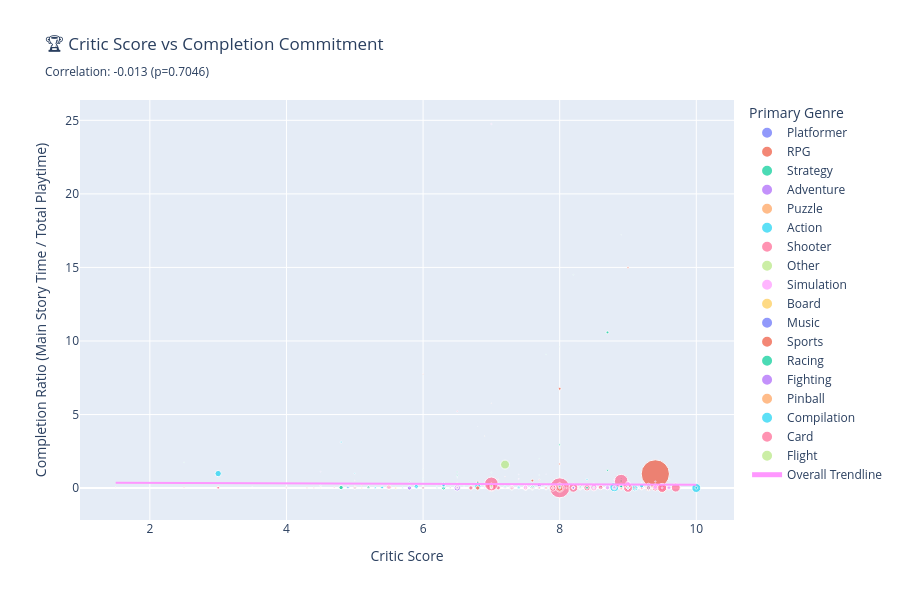

This figure's notebook cell:
### Markdown cell above
## 4. Completion Behavior: Do Critics Find Quality?

**Question:** Do well-reviewed games have more committed players who finish the game?

**What to look for:**
- Higher completion rate with better scores = Critics identify quality ✅
- Shows if reviews lead to satisfied players (word-of-mouth effect)

### Code cell
# Filter data with valid completion metrics
df_completion = df_analysis[
    (df_analysis['main_story'] > 0) & 
    (df_analysis['median_playtime'] > 0)
].copy()

# Calculate completion ratio (how much of playtime is spent on main story)
df_completion['completion_ratio'] = df_completion['main_story'] / df_completion['median_playtime']

# Calculate correlation
corr_comp, p_value_comp = stats.pearsonr(df_completion['critic_score'], df_completion['completion_ratio'])

# Create scatter plot
fig = px.scatter(
    df_completion,
    x='critic_score',
    y='completion_ratio',
    color='primary_genre',
    size='owners_midpoint',
    hover_data=['title', 'main_story', 'median_playtime'],
    title=f'🏆 Critic Score vs Completion Commitment<br><sub>Correlation: {corr_comp:.3f} (p={p_value_comp:.4f})</sub>',
    labels={
        'critic_score': 'Critic Score',
        'completion_ratio': 'Completion Ratio (Main Story Time / Total Playtime)'
    },
    trendline='ols',
    trendline_scope='overall',
    height=600
)

fig.update_layout(
    showlegend=True,
    legend=dict(title='Primary Genre', orientation='v', x=1.02, y=1)
)

fig.show()

print(f"\n💡 Key Insight: Correlation = {corr_comp:.3f}")
if corr_comp > 0.3:
    print("✅ Strong relationship! Better reviews = More players finish the game")
elif corr_comp > 0.1:
    print("⚠️ Weak relationship. Quality doesn't guarantee completion")
else:
    print("❌ No relationship. Completion is independent of review scores")

### Figure 1 — Plotly figure (JSON) as saved in the notebook; plotly's stock layout.template omitted (floating-point values rounded to 4 significant figures; data arrays with more than 128 entries replaced by an {"elided": "..."} marker saying what was removed)
{"data": [{"customdata": [["1001 Spikes", 7.14, 215], ["140", 1.2, 274], ["A.R.E.S.: Extinction Agenda", 2.38, 191], ["And Yet It Moves", 3.05, 22], ["Bionic Commando Rearmed", 5.02, 16], ["Bit.Trip Runner", 8.44, 202], ["Braid", 5.07, 251], ["Capsized", 3.87, 153], ["DuckTales Remastered", 3.68, 313], ["Fez", 5.98, 198], ["Grow Home", 2.57, 162], ["Grow Up", 4.01, 323], ["Hell Yeah! Wrath of the Dead Rabbit", 7.41, 146], ["Limbo", 3.58, 127], ["Lovers in a Dangerous Spacetime", 5.64, 249], ["Mushroom 11", 5.4, 455], ["Pid", 9.48, 65], ["Prince of Persia", 11.43, 399], ["Psychonauts", 12.01, 232], ["Rayman Origins", 10.99, 497], ["Shovel Knight", 6.67, 611], ["Snapshot", 4.5, 89], ["SteamWorld Dig", 5.04, 250], ["The Swapper", 5.1, 184], ["They Bleed Pixels", 8.75, 390], ["Thomas Was Alone", 3.53, 81], ["Tobe's Vertical Adventure", 2.06, 17], ["VVVVVV", 2.4, 74]], "hovertemplate": "primary_genre=Platformer<br>Critic Score=%{x}<br>Completion Ratio (Main Story Time / Total Playtime)=%{y}<br>owners_midpoint=%{marker.size}<br>title=%{customdata[0]}<br>main_story=%{customdata[1]}<br>median_playtime=%{customdata[2]}<extra></extra>", "legendgroup": "Platformer", "marker": {"color": "#636efa", "size": [75000, 350000, 150000, 350000, 350000, 750000, 1500000, 350000, 350000, 1500000, 350000, 75000, 1500000, 3500000, 350000, 150000, 750000, 350000, 3500000, 350000, 750000, 350000, 750000, 750000, 350000, 750000, 75000, 1500000], "sizemode": "area", "sizeref": 375000, "symbol": "circle"}, "mode": "markers", "name": "Platformer", "orientation": "v", "showlegend": true, "type": "scatter", "x": [8.0, 8.0, 7.5, 8.4, 9.3, 7.0, 8.8, 8.5, 7.0, 9.5, 8.8, 7.8, 4.9, 9.0, 8.5, 9.0, 7.8, 9.3, 8.7, 9.5, 9.0, 5.0, 9.5, 9.3, 8.2, 8.0, 8.0, 7.5], "xaxis": "x", "y": [0.03321, 0.00438, 0.01246, 0.1386, 0.3137, 0.04178, 0.0202, 0.02529, 0.01176, 0.0302, 0.01586, 0.01241, 0.05075, 0.02819, 0.02265, 0.01187, 0.1458, 0.02865, 0.05177, 0.02211, 0.01092, 0.05056, 0.02016, 0.02772, 0.02244, 0.04358, 0.1212, 0.03243], "yaxis": "y"}, {"customdata": {"elided": "86x3 mixed values"}, "hovertemplate": "primary_genre=RPG<br>Critic Score=%{x}<br>Completion Ratio (Main Story Time / Total Playtime)=%{y}<br>owners_midpoint=%{marker.size}<br>title=%{customdata[0]}<br>main_story=%{customdata[1]}<br>median_playtime=%{customdata[2]}<extra></extra>", "legendgroup": "RPG", "marker": {"color": "#EF553B", "size": [350000, 350000, 750000, 750000, 350000, 1500000, 750000, 150000, 350000, 750000, 3500000, 3500000, 75000, 350000, 750000, 750000, 150000000, 750000, 350000, 750000, 750000, 750000, 1500000, 750000, 75000, 3500000, 7500000, 75000, 750000, 350000, 350000, 350000, 350000, 750000, 150000, 10000, 750000, 350000, 150000, 750000, 1500000, 1500000, 1500000, 1500000, 150000, 1500000, 3500000, 1500000, 150000, 350000, 1500000, 350000, 3500000, 750000, 1500000, 750000, 1500000, 150000, 350000, 350000, 1500000, 3500000, 1500000, 3500000, 3500000, 3500000, 3500000, 3500000, 3500000, 3500000, 3500000, 1500000, 1500000, 1500000, 15000000, 3500000, 150000, 3500000, 3500000, 7500000, 350000, 1500000, 750000, 3500000, 750000, 750000], "sizemode": "area", "sizeref": 375000, "symbol": "circle"}, "mode": "markers", "name": "RPG", "orientation": "v", "showlegend": true, "type": "scatter", "x": [8.8, 7.0, 8.0, 7.8, 7.8, 7.6, 9.3, 6.5, 8.0, 8.0, 9.1, 7.0, 6.8, 9.0, 7.0, 7.6, 9.4, 9.0, 5.1, 8.5, 6.5, 8.5, 8.0, 9.0, 7.0, 9.0, 9.5, 7.0, 8.0, 9.0, 7.0, 7.7, 8.1, 9.0, 5.0, 6.0, 8.5, 8.6, 7.3, 7.4, 9.2, 9.6, 9.6, 9.5, 7.3, 8.0, 8.1, 7.5, 7.7, 5.2, 9.0, 7.5, 8.5, 8.6, 6.5, 5.2, 9.0, 6.5, 7.8, 6.5, 7.3, 9.0, 6.8, 7.6, 9.0, 6.5, 9.0, 8.7, 8.8, 7.5, 9.0, 8.9, 9.3, 7.8, 9.5, 8.3, 4.9, 8.5, 9.0, 9.3, 8.0, 7.5, 6.0, 10.0, 8.4, 8.4], "xaxis": "x", "y": [0.002668, 0.2275, 1.637, 0.1744, 0.1075, 0.511, 0.01369, 0.0253, 0.02445, 0.01979, 0.09183, 0.01942, 0.03163, 0.09663, 0.3931, 0.009675, 0.9639, 0.01396, 0.2186, 0.01858, 0.00982, 0.0142, 6.753, 15.0, 5.77, 0.01882, 0.009504, 0.05723, 0.05352, 0.42, 0.02109, 0.09783, 0.09747, 0.1847, 0.04715, 0.05021, 0.04536, 0.01958, 0.03509, 0.05668, 0.02681, 0.03346, 0.03346, 0.0333, 0.1467, 0.06953, 0.03942, 0.03592, 0.2626, 0.06573, 0.01659, 0.01165, 0.0529, 0.04283, 0.0207, 0.04272, 0.02554, 0.05276, 0.08301, 0.0282, 0.04837, 0.01811, 0.3977, 0.01094, 0.2546, 0.03172, 0.07283, 0.03943, 0.03091, 0.0191, 0.00174, 0.007921, 0.04384, 0.01525, 0.00895, 0.1433, 0.2824, 0.1053, 0.07547, 0.02576, 0.04687, 0.01768, 0.07479, 0.01571, 0.1125, 0.06511], "yaxis": "y"}, {"customdata": {"elided": "143x3 mixed values"}, "hovertemplate": "primary_genre=Strategy<br>Critic Score=%{x}<br>Completion Ratio (Main Story Time / Total Playtime)=%{y}<br>owners_midpoint=%{marker.size}<br>title=%{customdata[0]}<br>main_story=%{customdata[1]}<br>median_playtime=%{customdata[2]}<extra></extra>", "legendgroup": "Strategy", "marker": {"color": "#00cc96", "size": {"elided": "143 int values"}, "sizemode": "area", "sizeref": 375000, "symbol": "circle"}, "mode": "markers", "name": "Strategy", "orientation": "v", "showlegend": true, "type": "scatter", "x": {"elided": "143 float values"}, "xaxis": "x", "y": {"elided": "143 float values"}, "yaxis": "y"}, {"customdata": {"elided": "82x3 mixed values"}, "hovertemplate": "primary_genre=Adventure<br>Critic Score=%{x}<br>Completion Ratio (Main Story Time / Total Playtime)=%{y}<br>owners_midpoint=%{marker.size}<br>title=%{customdata[0]}<br>main_story=%{customdata[1]}<br>median_playtime=%{customdata[2]}<extra></extra>", "legendgroup": "Adventure", "marker": {"color": "#ab63fa", "size": [350000, 75000, 3500000, 3500000, 350000, 350000, 3500000, 3500000, 150000, 350000, 750000, 350000, 1500000, 75000, 7500000, 35000, 350000, 75000, 350000, 150000, 350000, 750000, 350000, 350000, 750000, 75000, 350000, 350000, 750000, 350000, 350000, 350000, 750000, 350000, 3500000, 75000, 3500000, 10000, 7500000, 750000, 750000, 750000, 350000, 1500000, 75000, 150000, 750000, 75000, 750000, 1500000, 1500000, 350000, 350000, 150000, 350000, 750000, 150000, 75000, 35000, 150000, 350000, 750000, 150000, 350000, 750000, 750000, 1500000, 350000, 350000, 10000, 750000, 150000, 350000, 750000, 1500000, 3500000, 750000, 1500000, 350000, 750000, 3500000, 150000], "sizemode": "area", "sizeref": 375000, "symbol": "circle"}, "mode": "markers", "name": "Adventure", "orientation": "v", "showlegend": true, "type": "scatter", "x": [5.5, 3.5, 8.5, 8.3, 7.3, 5.5, 8.0, 7.5, 5.5, 9.0, 9.5, 8.4, 8.2, 5.5, 7.9, 7.8, 8.8, 5.8, 8.0, 7.4, 6.5, 8.1, 6.0, 6.2, 9.3, 7.0, 9.0, 8.0, 9.3, 8.0, 8.5, 6.5, 10.0, 7.0, 7.7, 6.2, 5.8, 7.2, 6.5, 8.5, 6.0, 8.1, 7.9, 7.7, 6.2, 7.9, 5.5, 7.4, 7.8, 8.0, 6.3, 8.2, 4.0, 6.8, 8.5, 6.0, 4.5, 7.0, 7.0, 5.5, 6.5, 8.1, 7.4, 6.8, 8.3, 8.6, 9.0, 6.8, 8.0, 6.8, 7.3, 7.8, 7.9, 8.7, 7.4, 8.8, 8.5, 6.8, 9.4, 8.0, 9.0, 8.5], "xaxis": "x", "y": [0.1548, 0.08884, 0.1939, 0.03366, 0.02843, 0.03599, 0.002422, 0.00356, 0.002634, 0.1725, 0.01369, 0.008624, 0.01987, 0.01069, 0.04754, 0.9529, 0.02198, 0.0113, 0.01075, 0.616, 0.06567, 0.02695, 0.02799, 0.2391, 0.0158, 0.03377, 0.07093, 0.03415, 0.03398, 0.006, 0.01651, 0.05476, 0.008701, 0.005174, 0.2105, 0.006123, 0.01413, 0.008941, 0.01538, 0.03203, 0.03226, 0.0212, 0.01497, 0.03705, 0.02387, 0.06749, 0.02003, 0.9271, 0.00964, 0.05645, 0.138, 0.01162, 0.02133, 0.01538, 0.02188, 0.03091, 1.108, 0.03667, 0.1053, 0.1282, 0.04565, 0.0262, 0.6262, 0.007476, 0.03534, 0.03335, 0.004073, 0.1313, 0.01275, 4.203, 0.06912, 0.0476, 0.0883, 0.07064, 0.01092, 0.01098, 0.01733, 0.05714, 0.4446, 0.04414, 0.02571, 0.008813], "yaxis": "y"}, {"customdata": [["A Virus Named Tom", 4.12, 97], ["Antichamber", 5.94, 181], ["Bejeweled 3", 4.51, 158], ["Contrast", 3.27, 91], ["Crayon Physics Deluxe", 3.95, 26], ["Crazy Machines 2", 22, 66], ["Gunpoint", 3.04, 242], ["Human Fall Flat", 6.34, 245], ["I Am Bread", 2.83, 168], ["Little Inferno", 3.37, 246], ["Luxor 3", 7.07, 102], ["NightSky", 2.65, 32], ["Osmos", 5.73, 27], ["Peggle Nights", 3.64, 237], ["Pony Island", 2.4, 289], ["Quadrilateral Cowboy", 4.73, 316], ["Quantum Conundrum", 6.26, 220], ["QUBE", 3.32, 76], ["Roogoo", 2.43, 4], ["Rush", 11.21, 56], ["Safecracker: The Ultimate Puzzle Adventure", 3.54, 1], ["Scribblenauts Unlimited", 7.25, 390], ["Scribblenauts Unmasked: A DC Comics Adventure", 6.48, 124], ["Storm", 2.71, 217], ["The Talos Principle", 15.65, 186], ["The Turing Test", 5.1, 434], ["The UnderGarden", 5.29, 23], ["The Witness", 17.01, 674], ["Tiny Brains", 2.15, 132], ["Vessel", 9.6, 25], ["World of Goo", 5.99, 277], ["Zen Bound 2", 4.32, 133]], "hovertemplate": "primary_genre=Puzzle<br>Critic Score=%{x}<br>Completion Ratio (Main Story Time / Total Playtime)=%{y}<br>owners_midpoint=%{marker.size}<br>title=%{customdata[0]}<br>main_story=%{customdata[1]}<br>median_playtime=%{customdata[2]}<extra></extra>", "legendgroup": "Puzzle", "marker": {"color": "#FFA15A", "size": [350000, 1500000, 350000, 350000, 750000, 150000, 750000, 3500000, 750000, 750000, 35000, 750000, 750000, 350000, 350000, 75000, 350000, 350000, 75000, 350000, 75000, 1500000, 350000, 35000, 1500000, 350000, 35000, 750000, 75000, 350000, 1500000, 350000], "sizemode": "area", "sizeref": 375000, "symbol": "circle"}, "mode": "markers", "name": "Puzzle", "orientation": "v", "showlegend": true, "type": "scatter", "x": [7.0, 8.6, 8.0, 7.5, 8.8, 6.8, 9.0, 7.9, 7.2, 5.0, 7.5, 7.5, 8.5, 8.4, 9.0, 8.5, 8.0, 6.5, 7.1, 8.0, 6.9, 8.8, 9.1, 4.0, 8.3, 7.0, 6.5, 10.0, 4.5, 8.0, 9.0, 7.5], "xaxis": "x", "y": [0.04247, 0.03282, 0.02854, 0.03593, 0.1519, 0.3333, 0.01256, 0.02588, 0.01685, 0.0137, 0.06931, 0.08281, 0.2122, 0.01536, 0.008304, 0.01497, 0.02845, 0.04368, 0.6075, 0.2002, 3.54, 0.01859, 0.05226, 0.01249, 0.08414, 0.01175, 0.23, 0.02524, 0.01629, 0.384, 0.02162, 0.03248], "yaxis": "y"}, {"customdata": {"elided": "200x3 mixed values"}, "hovertemplate": "primary_genre=Action<br>Critic Score=%{x}<br>Completion Ratio (Main Story Time / Total Playtime)=%{y}<br>owners_midpoint=%{marker.size}<br>title=%{customdata[0]}<br>main_story=%{customdata[1]}<br>median_playtime=%{customdata[2]}<extra></extra>", "legendgroup": "Action", "marker": {"color": "#19d3f3", "size": {"elided": "200 int values"}, "sizemode": "area", "sizeref": 375000, "symbol": "circle"}, "mode": "markers", "name": "Action", "orientation": "v", "showlegend": true, "type": "scatter", "x": {"elided": "200 float values"}, "xaxis": "x", "y": {"elided": "200 float values"}, "yaxis": "y"}, {"customdata": {"elided": "153x3 mixed values"}, "hovertemplate": "primary_genre=Shooter<br>Critic Score=%{x}<br>Completion Ratio (Main Story Time / Total Playtime)=%{y}<br>owners_midpoint=%{marker.size}<br>title=%{customdata[0]}<br>main_story=%{customdata[1]}<br>median_playtime=%{customdata[2]}<extra></extra>", "legendgroup": "Shooter", "marker": {"color": "#FF6692", "size": {"elided": "153 int values"}, "sizemode": "area", "sizeref": 375000, "symbol": "circle"}, "mode": "markers", "name": "Shooter", "orientation": "v", "showlegend": true, "type": "scatter", "x": {"elided": "153 float values"}, "xaxis": "x", "y": {"elided": "153 float values"}, "yaxis": "y"}, {"customdata": [["Analogue: A Hate Story", 3.08, 167], ["Blueberry Garden", 1.3, 9]], "hovertemplate": "primary_genre=Other<br>Critic Score=%{x}<br>Completion Ratio (Main Story Time / Total Playtime)=%{y}<br>owners_midpoint=%{marker.size}<br>title=%{customdata[0]}<br>main_story=%{customdata[1]}<br>median_playtime=%{customdata[2]}<extra></extra>", "legendgroup": "Other", "marker": {"color": "#B6E880", "size": [150000, 35000], "sizemode": "area", "sizeref": 375000, "symbol": "circle"}, "mode": "markers", "name": "Other", "orientation": "v", "showlegend": true, "type": "scatter", "x": [7.0, 6.0], "xaxis": "x", "y": [0.01844, 0.1444], "yaxis": "y"}, {"customdata": [["Anno 2205", 18.07, 3613], ["Banished", 15.24, 825], ["Cities: Skylines", 27.39, 444], ["Cities in Motion", 24.75, 1], ["Cities in Motion 2", 32.22, 207], ["Cities XL", 12.75, 51], ["Combat Wings: Battle of Britain", 3.11, 25], ["Consortium", 4.47, 142], ["Flight Control HD", 1.69, 85], ["From Dust", 6.7, 399], ["FTL: Faster Than Light", 12.28, 633], ["Gone Home", 1.99, 129], ["Kerbal Space Program", 113.0, 351], ["Papers, Please", 5.01, 214], ["Patrician III", 55.58, 149], ["Project Highrise", 9.95, 351], ["Railroad Tycoon 3", 26.17, 46], ["Rebel Galaxy", 21.99, 912], ["Reus", 8.26, 195], ["RollerCoaster Tycoon 2: Wacky Worlds", 12, 262], ["RollerCoaster Tycoon 3", 16.13, 4878], ["Sid Meier's Civilization: Beyond Earth", 16.99, 1552], ["Sid Meier's Railroads!", 15.04, 253], ["Silent Hunter: Wolves of the Pacific", 35, 134], ["Space Colony", 35.97, 404], ["Spacebase DF-9", 4, 228], ["Spore", 12.38, 764], ["Surgeon Simulator 2013", 3.26, 258], ["The Sims 2", 25.66, 499], ["The Sims 3", 52.56, 499], ["The Sims 3 (Collector's Edition)", 52.56, 499], ["The Sims 4", 22.16, 499], ["Thrillville: Off the Rails", 7.23, 17], ["Trauma", 2.17, 7], ["X2: The Threat", 35.11, 732], ["X3: Reunion", 24.77, 1232], ["X3: Terran Conflict", 48.42, 1273]], "hovertemplate": "primary_genre=Simulation<br>Critic Score=%{x}<br>Completion Ratio (Main Story Time / Total Playtime)=%{y}<br>owners_midpoint=%{marker.size}<br>title=%{customdata[0]}<br>main_story=%{customdata[1]}<br>median_playtime=%{customdata[2]}<extra></extra>", "legendgroup": "Simulation", "marker": {"color": "#FF97FF", "size": [350000, 1500000, 7500000, 350000, 750000, 150000, 150000, 350000, 75000, 350000, 3500000, 750000, 3500000, 3500000, 150000, 350000, 350000, 750000, 750000, 750000, 150000, 1500000, 750000, 75000, 150000, 150000, 3500000, 1500000, 3500000, 3500000, 3500000, 3500000, 35000, 350000, 350000, 350000, 750000], "sizemode": "area", "sizeref": 375000, "symbol": "circle"}, "mode": "markers", "name": "Simulation", "orientation": "v", "showlegend": true, "type": "scatter", "x": [7.0, 8.3, 8.5, 7.0, 7.5, 8.1, 7.0, 7.2, 8.0, 8.5, 9.6, 9.5, 9.0, 8.7, 9.2, 7.0, 8.8, 8.0, 6.8, 5.5, 8.5, 7.9, 8.0, 8.8, 7.5, 6.8, 8.8, 7.8, 9.4, 8.9, 8.9, 7.5, 7.9, 7.0, 7.3, 8.0, 8.0], "xaxis": "x", "y": [0.005001, 0.01847, 0.06169, 24.75, 0.1557, 0.25, 0.1244, 0.03148, 0.01988, 0.01679, 0.0194, 0.01543, 0.322, 0.02341, 0.373, 0.02835, 0.5689, 0.02411, 0.04236, 0.0458, 0.003307, 0.01095, 0.05945, 0.2612, 0.08903, 0.01754, 0.0162, 0.01264, 0.05142, 0.1053, 0.1053, 0.04441, 0.4253, 0.31, 0.04796, 0.02011, 0.03804], "yaxis": "y"}, {"customdata": [["Armello", 1.99, 1606], ["The Witcher Adventure Game", 5.14, 27]], "hovertemplate": "primary_genre=Board<br>Critic Score=%{x}<br>Completion Ratio (Main Story Time / Total Playtime)=%{y}<br>owners_midpoint=%{marker.size}<br>title=%{customdata[0]}<br>main_story=%{customdata[1]}<br>median_playtime=%{customdata[2]}<extra></extra>", "legendgroup": "Board", "marker": {"color": "#FECB52", "size": [750000, 150000], "sizemode": "area", "sizeref": 375000, "symbol": "circle"}, "mode": "markers", "name": "Board", "orientation": "v", "showlegend": true, "type": "scatter", "x": [5.6, 6.9], "xaxis": "x", "y": [0.001239, 0.1904], "yaxis": "y"}, {"customdata": [["Audiosurf", 7.76, 507], ["Audiosurf 2", 10.68, 507], ["Crypt of the Necrodancer", 13.89, 290], ["Soundodger", 2.19, 130]], "hovertemplate": "primary_genre=Music<br>Critic Score=%{x}<br>Completion Ratio (Main Story Time / Total Playtime)=%{y}<br>owners_midpoint=%{marker.size}<br>title=%{customdata[0]}<br>main_story=%{customdata[1]}<br>median_playtime=%{customdata[2]}<extra></extra>", "legendgroup": "Music", "marker": {"color": "#636efa", "size": [350000, 350000, 1500000, 75000], "sizemode": "area", "sizeref": 375000, "symbol": "circle"}, "mode": "markers", "name": "Music", "orientation": "v", "showlegend": true, "type": "scatter", "x": [8.6, 7.5, 8.8, 7.3], "xaxis": "x", "y": [0.01531, 0.02107, 0.0479, 0.01685], "yaxis": "y"}, {"customdata": [["Blood Bowl", 6.12, 380], ["Blood Bowl II", 15.66, 1433], ["Dangerous Golf", 7.76, 1], ["Football Manager 2012", 364.4, 23360], ["Football Manager 2013", 222.0, 23360], ["Football Manager 2014", 497.5, 23360], ["Football Manager 2015", 394.1, 23360], ["FreeStyle Street Basketball", 5.95, 755], ["NBA 2K10", 23.85, 4672], ["NBA 2K11", 34.81, 4672], ["NBA 2K13", 64.76, 4672], ["NBA 2K15", 56.66, 4672], ["NBA 2K9", 5, 2803], ["OlliOlli", 3.93, 16], ["Rocket League", 4.59, 1462]], "hovertemplate": "primary_genre=Sports<br>Critic Score=%{x}<br>Completion Ratio (Main Story Time / Total Playtime)=%{y}<br>owners_midpoint=%{marker.size}<br>title=%{customdata[0]}<br>main_story=%{customdata[1]}<br>median_playtime=%{customdata[2]}<extra></extra>", "legendgroup": "Sports", "marker": {"color": "#EF553B", "size": [350000, 350000, 150000, 1500000, 1500000, 1500000, 1500000, 3500000, 750000, 750000, 750000, 750000, 350000, 150000, 7500000], "sizemode": "area", "sizeref": 375000, "symbol": "circle"}, "mode": "markers", "name": "Sports", "orientation": "v", "showlegend": true, "type": "scatter", "x": [6.4, 7.8, 6.0, 9.0, 9.0, 8.0, 8.9, 6.8, 7.9, 8.0, 9.1, 7.8, 8.0, 7.7, 8.0], "xaxis": "x", "y": [0.01611, 0.01093, 7.76, 0.0156, 0.009504, 0.0213, 0.01687, 0.007881, 0.005105, 0.007451, 0.01386, 0.01213, 0.001784, 0.2456, 0.00314], "yaxis": "y"}, {"customdata": [["Burnout Paradise: The Ultimate Box", 10.95, 576], ["Dirt Rally", 28.71, 251], ["F1 2012", 39.4, 2887], ["F1 2013", 28.8, 3], ["F1 2015", 14.08, 372], ["F1 2016", 20.4, 1777], ["FlatOut: Ultimate Carnage", 14.74, 71], ["FlatOut 2", 12.55, 351], ["Grid 2", 17.69, 243], ["Grid Autosport", 32.39, 417], ["Need for Speed: Hot Pursuit", 14.07, 415], ["Need for Speed Shift", 13.12, 456], ["Need for Speed Undercover", 11.23, 1046], ["Nimbus", 3.78, 1], ["Project CARS", 33.15, 282], ["RACE 07", 6.55, 218], ["Split/Second", 9.66, 143], ["Test Drive: Ferrari Racing Legends", 24.27, 1350], ["The Crew", 19, 725], ["Trackmania 2: Canyon", 12.8, 5675], ["Trials 2: Second Edition", 7.89, 382], ["Trials Fusion", 6.78, 480], ["Xpand Rally", 6.04, 939]], "hovertemplate": "primary_genre=Racing<br>Critic Score=%{x}<br>Completion Ratio (Main Story Time / Total Playtime)=%{y}<br>owners_midpoint=%{marker.size}<br>title=%{customdata[0]}<br>main_story=%{customdata[1]}<br>median_playtime=%{customdata[2]}<extra></extra>", "legendgroup": "Racing", "marker": {"color": "#00cc96", "size": [1500000, 1500000, 350000, 150000, 3500000, 350000, 350000, 750000, 1500000, 750000, 1500000, 350000, 350000, 75000, 1500000, 1500000, 75000, 10000, 350000, 150000, 75000, 350000, 35000], "sizemode": "area", "sizeref": 375000, "symbol": "circle"}, "mode": "markers", "name": "Racing", "orientation": "v", "showlegend": true, "type": "scatter", "x": [8.4, 8.9, 9.0, 8.0, 4.8, 8.8, 7.8, 8.3, 8.0, 8.3, 9.0, 9.0, 5.0, 8.0, 8.9, 8.5, 8.5, 6.5, 6.0, 8.5, 8.0, 8.2, 8.0], "xaxis": "x", "y": [0.01901, 0.1144, 0.01365, 9.6, 0.03785, 0.01148, 0.2076, 0.03575, 0.0728, 0.07767, 0.0339, 0.02877, 0.01074, 3.78, 0.1176, 0.03005, 0.06755, 0.01798, 0.02621, 0.002256, 0.02065, 0.01413, 0.006432], "yaxis": "y"}, {"customdata": [["Divekick", 0.66, 272], ["Injustice: Gods Among Us -- Ultimate Edition", 5.04, 320], ["Nidhogg", 0.85, 184], ["Punch Club", 10.72, 378], ["Street Fighter V", 3.32, 1203]], "hovertemplate": "primary_genre=Fighting<br>Critic Score=%{x}<br>Completion Ratio (Main Story Time / Total Playtime)=%{y}<br>owners_midpoint=%{marker.size}<br>title=%{customdata[0]}<br>main_story=%{customdata[1]}<br>median_playtime=%{customdata[2]}<extra></extra>", "legendgroup": "Fighting", "marker": {"color": "#ab63fa", "size": [350000, 1500000, 750000, 750000, 750000], "sizemode": "area", "sizeref": 375000, "symbol": "circle"}, "mode": "markers", "name": "Fighting", "orientation": "v", "showlegend": true, "type": "scatter", "x": [7.0, 8.2, 9.0, 6.5, 8.0], "xaxis": "x", "y": [0.002426, 0.01575, 0.00462, 0.02836, 0.00276], "yaxis": "y"}, {"customdata": [["Dream Pinball 3D", 0.87, 284]], "hovertemplate": "primary_genre=Pinball<br>Critic Score=%{x}<br>Completion Ratio (Main Story Time / Total Playtime)=%{y}<br>owners_midpoint=%{marker.size}<br>title=%{customdata[0]}<br>main_story=%{customdata[1]}<br>median_playtime=%{customdata[2]}<extra></extra>", "legendgroup": "Pinball", "marker": {"color": "#FFA15A", "size": [350000], "sizemode": "area", "sizeref": 375000, "symbol": "circle"}, "mode": "markers", "name": "Pinball", "orientation": "v", "showlegend": true, "type": "scatter", "x": [5.1], "xaxis": "x", "y": [0.003063], "yaxis": "y"}, {"customdata": [["Grand Theft Auto: Episodes from Liberty City", 18.75, 112]], "hovertemplate": "primary_genre=Compilation<br>Critic Score=%{x}<br>Completion Ratio (Main Story Time / Total Playtime)=%{y}<br>owners_midpoint=%{marker.size}<br>title=%{customdata[0]}<br>main_story=%{customdata[1]}<br>median_playtime=%{customdata[2]}<extra></extra>", "legendgroup": "Compilation", "marker": {"color": "#19d3f3", "size": [3500000], "sizemode": "area", "sizeref": 375000, "symbol": "circle"}, "mode": "markers", "name": "Compilation", "orientation": "v", "showlegend": true, "type": "scatter", "x": [9.2], "xaxis": "x", "y": [0.1674], "yaxis": "y"}, {"customdata": [["Hand of Fate", 10.62, 297], ["Magic: The Gathering -- Duels of the Planeswalkers", 8.55, 935], ["Magic: The Gathering -- Duels of the Planeswalkers 2012", 15.02, 935], ["Magic: The Gathering -- Duels of the Planeswalkers 2013", 13.66, 1903], ["Magic: The Gathering -- Duels of the Planeswalkers 2014", 12.36, 935]], "hovertemplate": "primary_genre=Card<br>Critic Score=%{x}<br>Completion Ratio (Main Story Time / Total Playtime)=%{y}<br>owners_midpoint=%{marker.size}<br>title=%{customdata[0]}<br>main_story=%{customdata[1]}<br>median_playtime=%{customdata[2]}<extra></extra>", "legendgroup": "Card", "marker": {"color": "#FF6692", "size": [750000, 350000, 350000, 350000, 350000], "sizemode": "area", "sizeref": 375000, "symbol": "circle"}, "mode": "markers", "name": "Card", "orientation": "v", "showlegend": true, "type": "scatter", "x": [7.0, 7.5, 8.5, 8.5, 8.1], "xaxis": "x", "y": [0.03576, 0.009144, 0.01606, 0.007178, 0.01322], "yaxis": "y"}, {"customdata": [["Microsoft Flight Simulator X", 182.1, 1224], ["War Thunder", 474.8, 297], ["Wings of Prey", 8.07, 1154]], "hovertemplate": "primary_genre=Flight<br>Critic Score=%{x}<br>Completion Ratio (Main Story Time / Total Playtime)=%{y}<br>owners_midpoint=%{marker.size}<br>title=%{customdata[0]}<br>main_story=%{customdata[1]}<br>median_playtime=%{customdata[2]}<extra></extra>", "legendgroup": "Flight", "marker": {"color": "#B6E880", "size": [1500000, 15000000, 150000], "sizemode": "area", "sizeref": 375000, "symbol": "circle"}, "mode": "markers", "name": "Flight", "orientation": "v", "showlegend": true, "type": "scatter", "x": [7.0, 7.2, 8.3], "xaxis": "x", "y": [0.1488, 1.599, 0.006993], "yaxis": "y"}, {"hovertemplate": "<b>OLS trendline</b><br>completion_ratio = -0.0153765 * critic_score + 0.382997<br>R<sup>2</sup>=0.000175<br><br>Critic Score=%{x}<br>Completion Ratio (Main Story Time / Total Playtime)=%{y} <b>(trend)</b><extra></extra>", "legendgroup": "Overall Trendline", "line": {"color": "#FF97FF"}, "mode": "lines", "name": "Overall Trendline", "showlegend": true, "type": "scatter", "x": {"elided": "822 float values"}, "xaxis": "x", "y": {"elided": "822 float values"}, "yaxis": "y"}], "layout": {"height": 600, "legend": {"itemsizing": "constant", "orientation": "v", "title": {"text": "Primary Genre"}, "tracegroupgap": 0, "x": 1.02, "y": 1}, "showlegend": true, "title": {"text": "🏆 Critic Score vs Completion Commitment<br><sub>Correlation: -0.013 (p=0.7046)</sub>"}, "xaxis": {"anchor": "y", "domain": [0, 1], "title": {"text": "Critic Score"}}, "yaxis": {"anchor": "x", "domain": [0, 1], "title": {"text": "Completion Ratio (Main Story Time / Total Playtime)"}}}}
